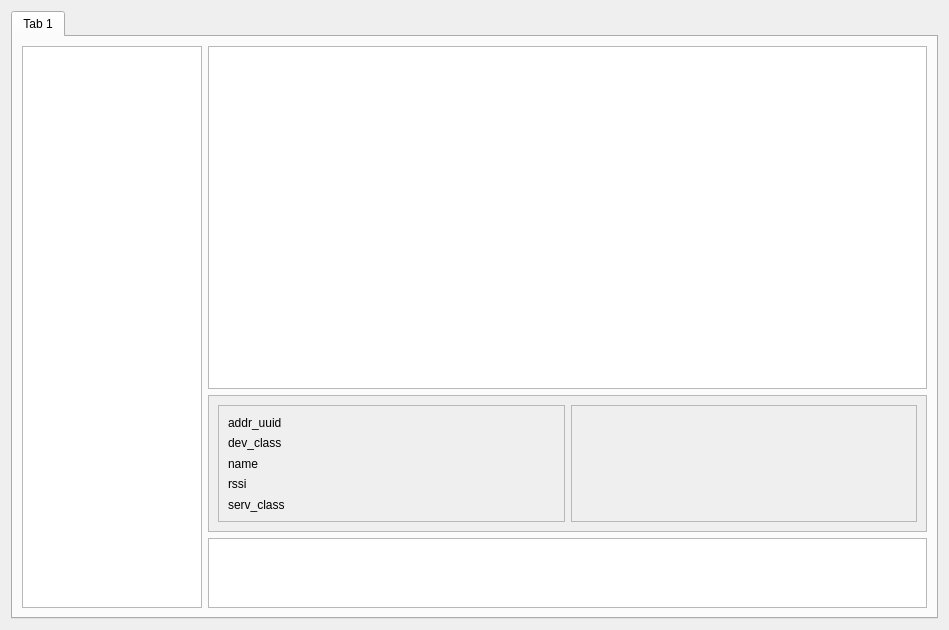
<?xml version="1.0" encoding="UTF-8"?>
<ui version="4.0">
 <class>BlueTooth</class>
 <widget class="QWidget" name="BlueTooth">
  <property name="geometry">
   <rect>
    <x>0</x>
    <y>0</y>
    <width>949</width>
    <height>630</height>
   </rect>
  </property>
  <property name="windowTitle">
   <string>Form</string>
  </property>
  <layout class="QVBoxLayout" name="verticalLayout">
   <item>
    <widget class="QTabWidget" name="tabWidget">
     <property name="currentIndex">
      <number>0</number>
     </property>
     <widget class="QWidget" name="ble_tab">
      <attribute name="title">
       <string>Tab 1</string>
      </attribute>
      <layout class="QHBoxLayout" name="horizontalLayout" stretch="1,4">
       <item>
        <widget class="QListView" name="ble_dev_view"/>
       </item>
       <item>
        <layout class="QVBoxLayout" name="verticalLayout_2" stretch="5,2,1">
         <item>
          <widget class="QTreeView" name="ble_serv_view"/>
         </item>
         <item>
          <widget class="QScrollArea" name="ctrl_info_area">
           <property name="widgetResizable">
            <bool>true</bool>
           </property>
           <widget class="QWidget" name="scrollAreaWidgetContents">
            <property name="geometry">
             <rect>
              <x>0</x>
              <y>0</y>
              <width>704</width>
              <height>157</height>
             </rect>
            </property>
            <layout class="QHBoxLayout" name="horizontalLayout_2">
             <item>
              <widget class="QFrame" name="info_frame">
               <property name="frameShape">
                <enum>QFrame::StyledPanel</enum>
               </property>
               <property name="frameShadow">
                <enum>QFrame::Raised</enum>
               </property>
               <layout class="QVBoxLayout" name="verticalLayout_3">
                <item>
                 <widget class="QLabel" name="addr_uuid">
                  <property name="text">
                   <string>addr_uuid</string>
                  </property>
                 </widget>
                </item>
                <item>
                 <widget class="QLabel" name="dev_class">
                  <property name="text">
                   <string>dev_class</string>
                  </property>
                 </widget>
                </item>
                <item>
                 <widget class="QLabel" name="name">
                  <property name="text">
                   <string>name</string>
                  </property>
                 </widget>
                </item>
                <item>
                 <widget class="QLabel" name="rssi">
                  <property name="text">
                   <string>rssi</string>
                  </property>
                 </widget>
                </item>
                <item>
                 <widget class="QLabel" name="serv_class">
                  <property name="text">
                   <string>serv_class</string>
                  </property>
                 </widget>
                </item>
               </layout>
              </widget>
             </item>
             <item>
              <widget class="QFrame" name="ctrl_frame">
               <property name="frameShape">
                <enum>QFrame::StyledPanel</enum>
               </property>
               <property name="frameShadow">
                <enum>QFrame::Raised</enum>
               </property>
              </widget>
             </item>
            </layout>
           </widget>
          </widget>
         </item>
         <item>
          <widget class="QTextBrowser" name="ble_msg_area"/>
         </item>
        </layout>
       </item>
      </layout>
     </widget>
    </widget>
   </item>
  </layout>
 </widget>
 <resources/>
 <connections/>
</ui>
